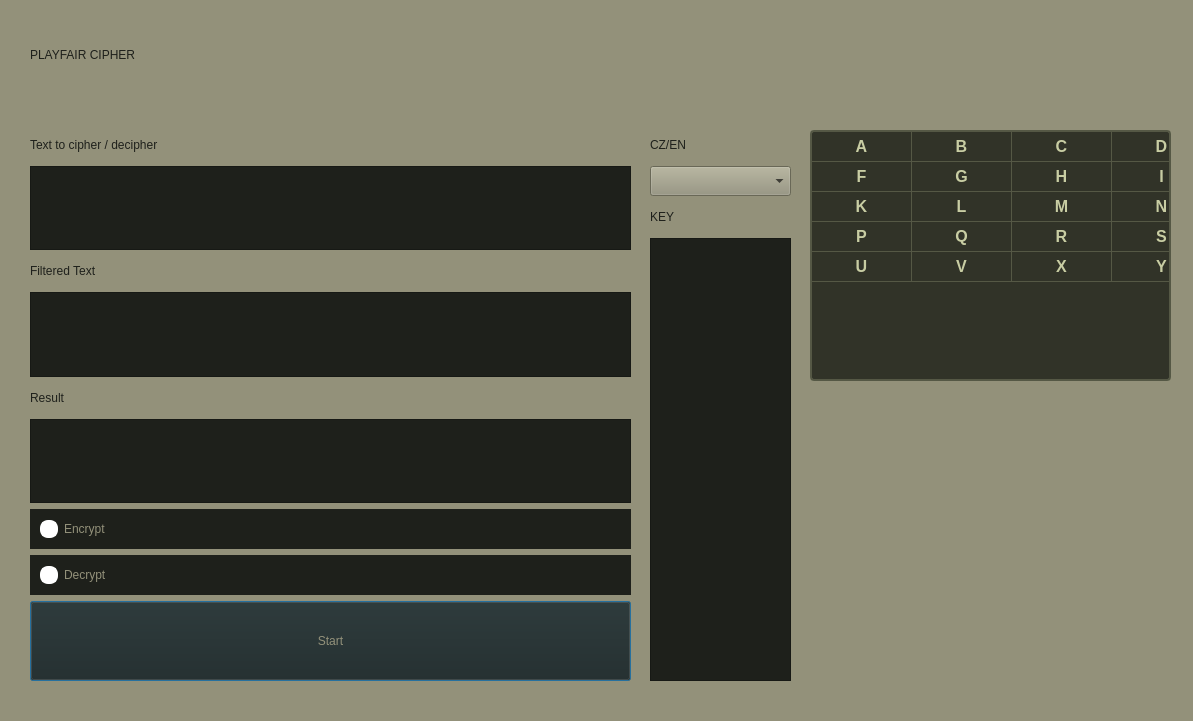
<?xml version="1.0" encoding="UTF-8"?>
<ui version="4.0">
 <class>Dialog</class>
 <widget class="QDialog" name="Dialog">
  <property name="geometry">
   <rect>
    <x>0</x>
    <y>0</y>
    <width>1193</width>
    <height>721</height>
   </rect>
  </property>
  <property name="windowTitle">
   <string>Dialog</string>
  </property>
  <widget class="QWidget" name="widget_2" native="true">
   <property name="geometry">
    <rect>
     <x>0</x>
     <y>0</y>
     <width>1211</width>
     <height>901</height>
    </rect>
   </property>
   <property name="styleSheet">
    <string notr="true">background-color: rgb(147, 145, 122)</string>
   </property>
   <widget class="QWidget" name="widget" native="true">
    <property name="geometry">
     <rect>
      <x>30</x>
      <y>130</y>
      <width>601</width>
      <height>551</height>
     </rect>
    </property>
    <property name="styleSheet">
     <string notr="true">background-color: rgb(147, 145, 122)</string>
    </property>
    <layout class="QVBoxLayout" name="verticalLayout">
     <item>
      <widget class="QLabel" name="label_2">
       <property name="minimumSize">
        <size>
         <width>0</width>
         <height>30</height>
        </size>
       </property>
       <property name="styleSheet">
        <string notr="true">font: 24pt &quot;ArcadeClassic&quot;;
color:rgb(30, 32, 27);</string>
       </property>
       <property name="text">
        <string>Text to cipher / decipher</string>
       </property>
      </widget>
     </item>
     <item>
      <widget class="QTextEdit" name="textEdit_plainText">
       <property name="styleSheet">
        <string notr="true">background-color: rgb(30, 32, 27);
color: rgb(147, 145, 122)</string>
       </property>
       <property name="html">
        <string>&lt;!DOCTYPE HTML PUBLIC &quot;-//W3C//DTD HTML 4.0//EN&quot; &quot;http://www.w3.org/TR/REC-html40/strict.dtd&quot;&gt;
&lt;html&gt;&lt;head&gt;&lt;meta name=&quot;qrichtext&quot; content=&quot;1&quot; /&gt;&lt;style type=&quot;text/css&quot;&gt;
p, li { white-space: pre-wrap; }
&lt;/style&gt;&lt;/head&gt;&lt;body style=&quot; font-family:'MS Shell Dlg 2'; font-size:7.8pt; font-weight:400; font-style:normal;&quot;&gt;
&lt;p style=&quot;-qt-paragraph-type:empty; margin-top:0px; margin-bottom:0px; margin-left:0px; margin-right:0px; -qt-block-indent:0; text-indent:0px;&quot;&gt;&lt;br /&gt;&lt;/p&gt;&lt;/body&gt;&lt;/html&gt;</string>
       </property>
      </widget>
     </item>
     <item>
      <widget class="QLabel" name="label_6">
       <property name="minimumSize">
        <size>
         <width>0</width>
         <height>30</height>
        </size>
       </property>
       <property name="styleSheet">
        <string notr="true">font: 24pt &quot;ArcadeClassic&quot;;
color:rgb(30, 32, 27);</string>
       </property>
       <property name="text">
        <string>Filtered Text</string>
       </property>
      </widget>
     </item>
     <item>
      <widget class="QTextEdit" name="textEdit_filteredText">
       <property name="styleSheet">
        <string notr="true">background-color: rgb(30, 32, 27);
color: rgb(147, 145, 122)</string>
       </property>
       <property name="html">
        <string>&lt;!DOCTYPE HTML PUBLIC &quot;-//W3C//DTD HTML 4.0//EN&quot; &quot;http://www.w3.org/TR/REC-html40/strict.dtd&quot;&gt;
&lt;html&gt;&lt;head&gt;&lt;meta name=&quot;qrichtext&quot; content=&quot;1&quot; /&gt;&lt;style type=&quot;text/css&quot;&gt;
p, li { white-space: pre-wrap; }
&lt;/style&gt;&lt;/head&gt;&lt;body style=&quot; font-family:'MS Shell Dlg 2'; font-size:7.8pt; font-weight:400; font-style:normal;&quot;&gt;
&lt;p style=&quot;-qt-paragraph-type:empty; margin-top:0px; margin-bottom:0px; margin-left:0px; margin-right:0px; -qt-block-indent:0; text-indent:0px;&quot;&gt;&lt;br /&gt;&lt;/p&gt;&lt;/body&gt;&lt;/html&gt;</string>
       </property>
      </widget>
     </item>
     <item>
      <widget class="QLabel" name="label_3">
       <property name="minimumSize">
        <size>
         <width>0</width>
         <height>30</height>
        </size>
       </property>
       <property name="styleSheet">
        <string notr="true">font: 24pt &quot;ArcadeClassic&quot;;
color:rgb(30, 32, 27);</string>
       </property>
       <property name="text">
        <string>Result</string>
       </property>
      </widget>
     </item>
     <item>
      <widget class="QTextEdit" name="textEdit_cipheredText">
       <property name="styleSheet">
        <string notr="true">background-color: rgb(30, 32, 27);
color: rgb(147, 145, 122)</string>
       </property>
       <property name="html">
        <string>&lt;!DOCTYPE HTML PUBLIC &quot;-//W3C//DTD HTML 4.0//EN&quot; &quot;http://www.w3.org/TR/REC-html40/strict.dtd&quot;&gt;
&lt;html&gt;&lt;head&gt;&lt;meta name=&quot;qrichtext&quot; content=&quot;1&quot; /&gt;&lt;style type=&quot;text/css&quot;&gt;
p, li { white-space: pre-wrap; }
&lt;/style&gt;&lt;/head&gt;&lt;body style=&quot; font-family:'MS Shell Dlg 2'; font-size:7.8pt; font-weight:400; font-style:normal;&quot;&gt;
&lt;p style=&quot;-qt-paragraph-type:empty; margin-top:0px; margin-bottom:0px; margin-left:0px; margin-right:0px; -qt-block-indent:0; text-indent:0px;&quot;&gt;&lt;br /&gt;&lt;/p&gt;&lt;/body&gt;&lt;/html&gt;</string>
       </property>
      </widget>
     </item>
     <item>
      <widget class="QRadioButton" name="radioButton_Encrypt">
       <property name="minimumSize">
        <size>
         <width>0</width>
         <height>40</height>
        </size>
       </property>
       <property name="whatsThis">
        <string>&lt;html&gt;&lt;head/&gt;&lt;body&gt;&lt;p align=&quot;center&quot;&gt;&lt;br/&gt;&lt;/p&gt;&lt;/body&gt;&lt;/html&gt;</string>
       </property>
       <property name="styleSheet">
        <string notr="true">QRadioButton {
    background-color: rgb(30, 32, 27);
    font: 16pt &quot;ArcadeClassic&quot;;
    color: rgb(147, 145, 122);
    padding-left: 10px;
    padding-right: 10px;
}

QRadioButton::indicator {
    width: 14px;
    height: 14px;
    border-radius: 8px;
    border: 2px solid white;
    background-color: white;
}

QRadioButton::indicator:checked {
    background-color: rgb(147, 145, 122);
    border: 2px solid white;
}</string>
       </property>
       <property name="text">
        <string>Encrypt</string>
       </property>
      </widget>
     </item>
     <item>
      <widget class="QRadioButton" name="radioButton_Decrypt">
       <property name="minimumSize">
        <size>
         <width>0</width>
         <height>40</height>
        </size>
       </property>
       <property name="whatsThis">
        <string>&lt;html&gt;&lt;head/&gt;&lt;body&gt;&lt;p align=&quot;center&quot;&gt;&lt;br/&gt;&lt;/p&gt;&lt;/body&gt;&lt;/html&gt;</string>
       </property>
       <property name="styleSheet">
        <string notr="true">QRadioButton {
    background-color: rgb(30, 32, 27);
    font: 16pt &quot;ArcadeClassic&quot;;
    color: rgb(147, 145, 122);
    padding-left: 10px;
    padding-right: 10px;
}

QRadioButton::indicator {
    width: 14px;
    height: 14px;
    border-radius: 8px;
    border: 2px solid white;
    background-color: white;
}

QRadioButton::indicator:checked {
    background-color: rgb(147, 145, 122);
    border: 2px solid white;
}</string>
       </property>
       <property name="text">
        <string>Decrypt</string>
       </property>
      </widget>
     </item>
     <item>
      <widget class="QPushButton" name="pushButton">
       <property name="minimumSize">
        <size>
         <width>0</width>
         <height>80</height>
        </size>
       </property>
       <property name="styleSheet">
        <string notr="true">background-color: rgb(30, 32, 27);
font: 16pt &quot;ArcadeClassic&quot;;
color: rgb(147, 145, 122)</string>
       </property>
       <property name="text">
        <string>Start</string>
       </property>
      </widget>
     </item>
    </layout>
   </widget>
   <widget class="QLabel" name="label">
    <property name="geometry">
     <rect>
      <x>30</x>
      <y>-20</y>
      <width>1131</width>
      <height>150</height>
     </rect>
    </property>
    <property name="minimumSize">
     <size>
      <width>0</width>
      <height>150</height>
     </size>
    </property>
    <property name="styleSheet">
     <string notr="true">qproperty-alignment: 'AlignHCenter | AlignVCenter';
font: 81 60pt &quot;ArcadeClassic&quot;; color:rgb(30, 32, 27);


</string>
    </property>
    <property name="text">
     <string>PLAYFAIR CIPHER</string>
    </property>
   </widget>
   <widget class="QWidget" name="widget_3" native="true">
    <property name="geometry">
     <rect>
      <x>650</x>
      <y>130</y>
      <width>141</width>
      <height>551</height>
     </rect>
    </property>
    <layout class="QVBoxLayout" name="verticalLayout_2">
     <item>
      <widget class="QLabel" name="label_5">
       <property name="minimumSize">
        <size>
         <width>0</width>
         <height>30</height>
        </size>
       </property>
       <property name="styleSheet">
        <string notr="true">font: 24pt &quot;ArcadeClassic&quot;;
color:rgb(30, 32, 27);</string>
       </property>
       <property name="text">
        <string>CZ/EN</string>
       </property>
      </widget>
     </item>
     <item>
      <widget class="QComboBox" name="comboBox_Abeceda">
       <property name="minimumSize">
        <size>
         <width>0</width>
         <height>30</height>
        </size>
       </property>
      </widget>
     </item>
     <item>
      <widget class="QLabel" name="label_4">
       <property name="minimumSize">
        <size>
         <width>0</width>
         <height>30</height>
        </size>
       </property>
       <property name="styleSheet">
        <string notr="true">font: 24pt &quot;ArcadeClassic&quot;;
color:rgb(30, 32, 27);</string>
       </property>
       <property name="text">
        <string>KEY</string>
       </property>
      </widget>
     </item>
     <item>
      <widget class="QTextEdit" name="textEdit_Key">
       <property name="styleSheet">
        <string notr="true">background-color: rgb(30, 32, 27);
color: rgb(147, 145, 122)</string>
       </property>
       <property name="html">
        <string>&lt;!DOCTYPE HTML PUBLIC &quot;-//W3C//DTD HTML 4.0//EN&quot; &quot;http://www.w3.org/TR/REC-html40/strict.dtd&quot;&gt;
&lt;html&gt;&lt;head&gt;&lt;meta name=&quot;qrichtext&quot; content=&quot;1&quot; /&gt;&lt;style type=&quot;text/css&quot;&gt;
p, li { white-space: pre-wrap; }
&lt;/style&gt;&lt;/head&gt;&lt;body style=&quot; font-family:'MS Shell Dlg 2'; font-size:7.8pt; font-weight:400; font-style:normal;&quot;&gt;
&lt;p style=&quot;-qt-paragraph-type:empty; margin-top:0px; margin-bottom:0px; margin-left:0px; margin-right:0px; -qt-block-indent:0; text-indent:0px;&quot;&gt;&lt;br /&gt;&lt;/p&gt;&lt;/body&gt;&lt;/html&gt;</string>
       </property>
      </widget>
     </item>
    </layout>
   </widget>
   <widget class="QWidget" name="widget_4" native="true">
    <property name="geometry">
     <rect>
      <x>810</x>
      <y>130</y>
      <width>361</width>
      <height>371</height>
     </rect>
    </property>
    <widget class="QTableWidget" name="tableWidget">
     <property name="geometry">
      <rect>
       <x>0</x>
       <y>0</y>
       <width>361</width>
       <height>251</height>
      </rect>
     </property>
     <property name="styleSheet">
      <string notr="true">QTableWidget {
    background-color: #313328;
    gridline-color: #555845;
    border: 2px solid #555845;
    border-radius: 4px;
    font-size: 16px;
    font-weight: bold;
    color: #C8CDA3;
}

QTableWidget::item {
    text-align: center;
    border: none;
}

QTableWidget::item:selected {
    background-color: #424536;
    color: #FFFFFF;
}</string>
     </property>
     <property name="verticalScrollBarPolicy">
      <enum>Qt::ScrollBarAlwaysOff</enum>
     </property>
     <property name="horizontalScrollBarPolicy">
      <enum>Qt::ScrollBarAlwaysOff</enum>
     </property>
     <property name="sizeAdjustPolicy">
      <enum>QAbstractScrollArea::AdjustIgnored</enum>
     </property>
     <attribute name="horizontalHeaderVisible">
      <bool>false</bool>
     </attribute>
     <attribute name="verticalHeaderVisible">
      <bool>false</bool>
     </attribute>
     <row>
      <property name="text">
       <string>New Row</string>
      </property>
     </row>
     <row>
      <property name="text">
       <string>New Row</string>
      </property>
     </row>
     <row>
      <property name="text">
       <string>New Row</string>
      </property>
     </row>
     <row>
      <property name="text">
       <string>New Row</string>
      </property>
     </row>
     <row>
      <property name="text">
       <string>New Row</string>
      </property>
     </row>
     <column>
      <property name="text">
       <string/>
      </property>
     </column>
     <column>
      <property name="text">
       <string/>
      </property>
     </column>
     <column>
      <property name="text">
       <string/>
      </property>
     </column>
     <column>
      <property name="text">
       <string/>
      </property>
     </column>
     <column>
      <property name="text">
       <string/>
      </property>
     </column>
     <item row="0" column="0">
      <property name="text">
       <string>A</string>
      </property>
      <property name="textAlignment">
       <set>AlignCenter</set>
      </property>
     </item>
     <item row="0" column="1">
      <property name="text">
       <string>B</string>
      </property>
      <property name="textAlignment">
       <set>AlignCenter</set>
      </property>
     </item>
     <item row="0" column="2">
      <property name="text">
       <string>C</string>
      </property>
      <property name="textAlignment">
       <set>AlignCenter</set>
      </property>
     </item>
     <item row="0" column="3">
      <property name="text">
       <string>D</string>
      </property>
      <property name="textAlignment">
       <set>AlignCenter</set>
      </property>
     </item>
     <item row="0" column="4">
      <property name="text">
       <string>E</string>
      </property>
      <property name="textAlignment">
       <set>AlignCenter</set>
      </property>
     </item>
     <item row="1" column="0">
      <property name="text">
       <string>F</string>
      </property>
      <property name="textAlignment">
       <set>AlignCenter</set>
      </property>
     </item>
     <item row="1" column="1">
      <property name="text">
       <string>G</string>
      </property>
      <property name="textAlignment">
       <set>AlignCenter</set>
      </property>
     </item>
     <item row="1" column="2">
      <property name="text">
       <string>H</string>
      </property>
      <property name="textAlignment">
       <set>AlignCenter</set>
      </property>
     </item>
     <item row="1" column="3">
      <property name="text">
       <string>I</string>
      </property>
      <property name="textAlignment">
       <set>AlignCenter</set>
      </property>
     </item>
     <item row="1" column="4">
      <property name="text">
       <string>J</string>
      </property>
      <property name="textAlignment">
       <set>AlignCenter</set>
      </property>
     </item>
     <item row="2" column="0">
      <property name="text">
       <string>K</string>
      </property>
      <property name="textAlignment">
       <set>AlignCenter</set>
      </property>
     </item>
     <item row="2" column="1">
      <property name="text">
       <string>L</string>
      </property>
      <property name="textAlignment">
       <set>AlignCenter</set>
      </property>
     </item>
     <item row="2" column="2">
      <property name="text">
       <string>M</string>
      </property>
      <property name="textAlignment">
       <set>AlignCenter</set>
      </property>
     </item>
     <item row="2" column="3">
      <property name="text">
       <string>N</string>
      </property>
      <property name="textAlignment">
       <set>AlignCenter</set>
      </property>
     </item>
     <item row="2" column="4">
      <property name="text">
       <string>O</string>
      </property>
      <property name="textAlignment">
       <set>AlignCenter</set>
      </property>
     </item>
     <item row="3" column="0">
      <property name="text">
       <string>P</string>
      </property>
      <property name="textAlignment">
       <set>AlignCenter</set>
      </property>
     </item>
     <item row="3" column="1">
      <property name="text">
       <string>Q</string>
      </property>
      <property name="textAlignment">
       <set>AlignCenter</set>
      </property>
     </item>
     <item row="3" column="2">
      <property name="text">
       <string>R</string>
      </property>
      <property name="textAlignment">
       <set>AlignCenter</set>
      </property>
     </item>
     <item row="3" column="3">
      <property name="text">
       <string>S</string>
      </property>
      <property name="textAlignment">
       <set>AlignCenter</set>
      </property>
     </item>
     <item row="3" column="4">
      <property name="text">
       <string>T</string>
      </property>
      <property name="textAlignment">
       <set>AlignCenter</set>
      </property>
     </item>
     <item row="4" column="0">
      <property name="text">
       <string>U</string>
      </property>
      <property name="textAlignment">
       <set>AlignCenter</set>
      </property>
     </item>
     <item row="4" column="1">
      <property name="text">
       <string>V</string>
      </property>
      <property name="textAlignment">
       <set>AlignCenter</set>
      </property>
     </item>
     <item row="4" column="2">
      <property name="text">
       <string>X</string>
      </property>
      <property name="textAlignment">
       <set>AlignCenter</set>
      </property>
     </item>
     <item row="4" column="3">
      <property name="text">
       <string>Y</string>
      </property>
      <property name="textAlignment">
       <set>AlignCenter</set>
      </property>
     </item>
     <item row="4" column="4">
      <property name="text">
       <string>Z</string>
      </property>
      <property name="textAlignment">
       <set>AlignCenter</set>
      </property>
     </item>
    </widget>
   </widget>
  </widget>
  <widget class="QLabel" name="label_7">
   <property name="geometry">
    <rect>
     <x>690</x>
     <y>380</y>
     <width>159</width>
     <height>60</height>
    </rect>
   </property>
   <property name="minimumSize">
    <size>
     <width>0</width>
     <height>60</height>
    </size>
   </property>
   <property name="styleSheet">
    <string notr="true">font: 24pt &quot;ArcadeClassic&quot;;
color:rgb(30, 32, 27);</string>
   </property>
   <property name="text">
    <string/>
   </property>
  </widget>
 </widget>
 <resources/>
 <connections/>
</ui>
